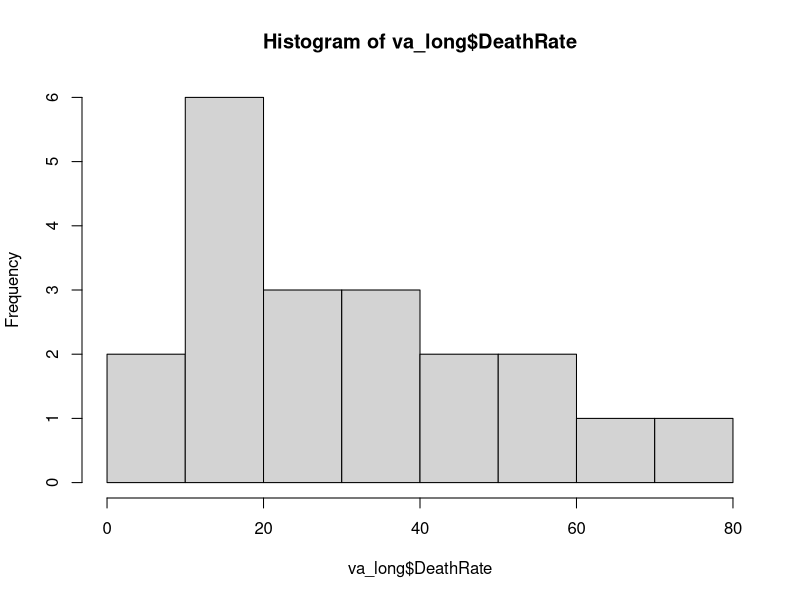
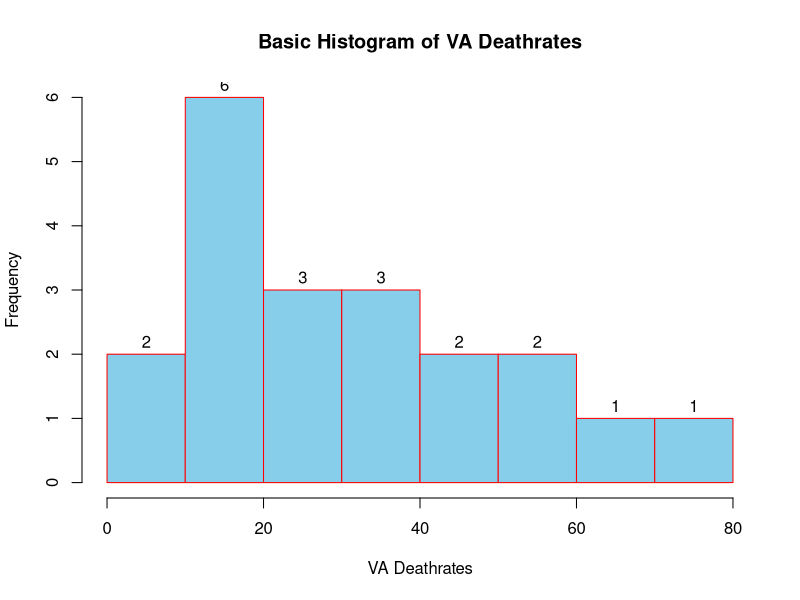
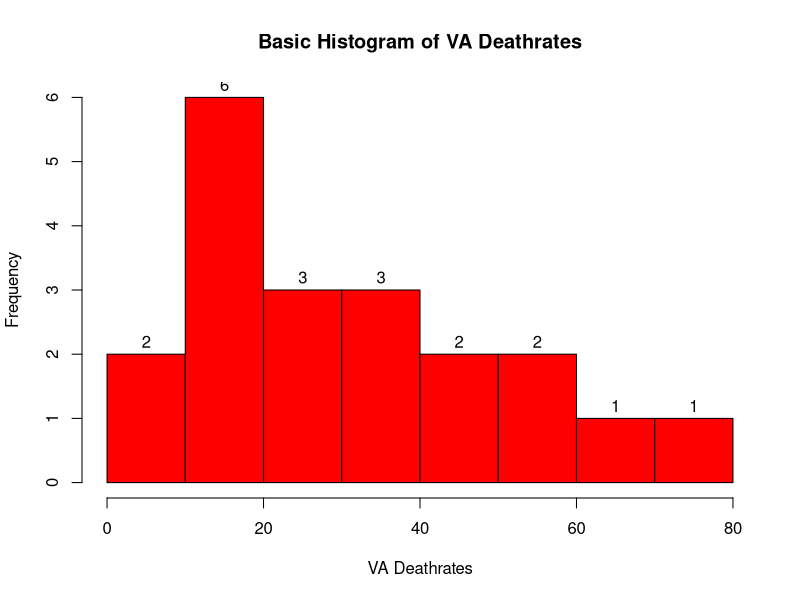
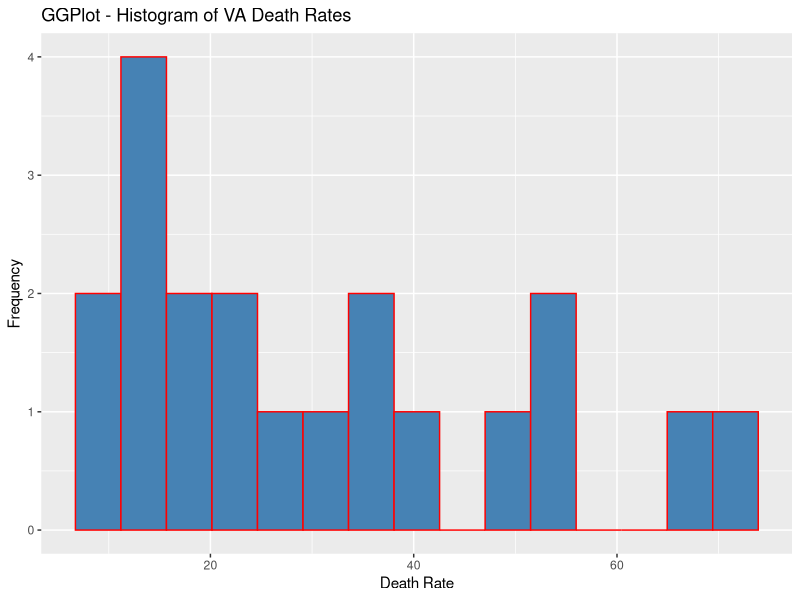

Write R code to recreate these figures, in order.
VADeaths
?VADeaths

class(VADeaths)

help(class)
va_df<- as.data.frame(VADeaths)
class(va_df)
View(va_df)

va_df$AgeGroups <- row.names(VADeaths)
View(va_df)
va_df

va_long=reshape(va_df,
                direction="long",
                varying=colnames(VADeaths),
                v.names="DeathRate",
                timevar="Population",
                times=colnames(VADeaths)
                )
View(va_long)

hist(va_long$DeathRate)
hist(va_long$DeathRate,
     main="Basic Histogram of VA Deathrates",
     xlab="VA Deathrates",
     ylab="Frequency",
     labels=TRUE,
     col="skyblue",
     border="red")
hist(va_long$DeathRate,
     main="Basic Histogram of VA Deathrates",
     breaks=5,
     xlab="VA Deathrates",
     ylab="Frequency",
     labels=TRUE,
     col="red",
     border="black")
help(hist)
library(ggplot2)
ggplot(
  va_long, aes(x = DeathRate)
) +
  geom_histogram(
    bins = 15,
    fill = "steelblue",
    col = "red"
  ) +
  labs(
    title = "GGPlot - Histogram of VA Death Rates",
    x = "Death Rate",
    y = "Frequency"
  )
